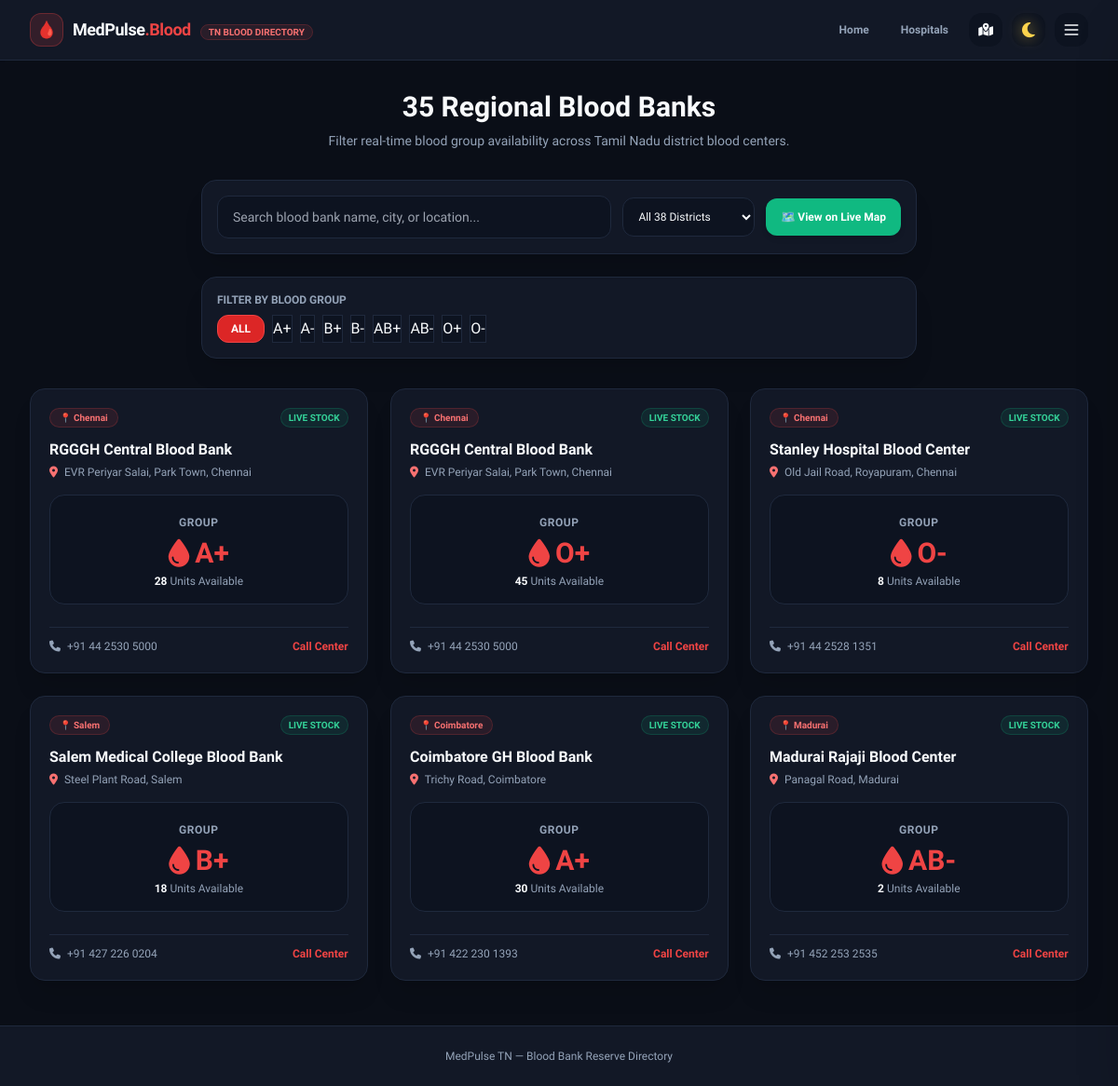
The page /blood_bank.php on the database its author committed.
### tables this page shows
CREATE TABLE IF NOT EXISTS `blood_bank` (
  `id` INT AUTO_INCREMENT PRIMARY KEY,
  `blood_bank_name` VARCHAR(255) NOT NULL,
  `district` VARCHAR(100) NOT NULL,
  `address` TEXT NOT NULL,
  `blood_group` VARCHAR(10) NOT NULL,
  `units` INT NOT NULL DEFAULT 0,
  `contact` VARCHAR(50) NOT NULL,
  `lat` DECIMAL(10, 8) NULL,
  `lon` DECIMAL(11, 8) NULL,
  `last_updated` TIMESTAMP DEFAULT CURRENT_TIMESTAMP ON UPDATE CURRENT_TIMESTAMP
);

### db_connect.php (called while the page is built, shortened)
<?php
$host = "localhost";
$username = "root";
$password = "";
$database = "medpulse_tn";
$conn = @new mysqli($host, $username, $password, $database);
if (!$conn->connect_error) {
    $db_connected = true;
} else {
    $db_connected = false;
}
?>

### blood_bank.php (the view, shortened to what this page needs)
<?php
include 'db_connect.php';
$blood_group = $_GET['blood_group'] ?? '';
$search_filter = $_GET['search'] ?? '';
$blood_list = [];
if ($db_connected) {
    $sql = "SELECT * FROM blood_bank WHERE 1=1";
    $stmt = $conn->prepare($sql);
    $stmt->execute();
    $result = $stmt->get_result();
    while ($row = $result->fetch_assoc()) {
        $blood_list[] = $row;
    }
}
?>
<!DOCTYPE html>
<html lang="en" class="dark">
<head>
  <script src="https://cdn.tailwindcss.com"></script>
  <link rel="stylesheet" href="https://cdnjs.cloudflare.com/ajax/libs/font-awesome/6.4.0/css/all.min.css" />
  <link rel="stylesheet" href="./styles.css" />
</head>
<body class="min-h-screen flex flex-col justify-between">
  <nav class="sticky top-0 z-40 border-b border-theme bg-card px-4 md:px-8 py-3.5 shadow-sm">
    <div class="max-w-7xl mx-auto flex items-center justify-between">
      <a href="index.php" class="flex items-center gap-2.5">
        <div class="w-9 h-9 rounded-xl bg-red-500/15 border border-red-500/30 flex items-center justify-center font-extrabold text-red-500 text-lg">🩸</div>
        <div>
          <span class="text-lg font-extrabold tracking-tight text-main">MedPulse<span class="text-red-500">.Blood</span></span>
          <span class="text-[10px] bg-red-500/10 text-red-400 px-2 py-0.5 rounded-full font-bold ml-1.5 border border-red-500/20">TN BLOOD DIRECTORY</span>
        </div>
      </a>
      <div class="flex items-center gap-2.5">
        <a href="index.php" class="text-xs font-semibold text-muted hover:text-red-400 px-3 py-1.5">Home</a>
        <a href="hospitals.php" class="text-xs font-semibold text-muted hover:text-red-400 px-3 py-1.5">Hospitals</a>
        <a href="map.php" title="Live Emergency GIS Map" class="w-9 h-9 icon-btn-reactive text-sm flex items-center justify-center">
          <i class="fa-solid fa-map-location-dot"></i>
        </a>
        <button onclick="toggleTheme()" title="Toggle Light/Dark Theme" class="w-9 h-9 icon-btn-reactive text-sm flex items-center justify-center">
          <span class="theme-icon-symbol"><i class="fa-solid fa-moon"></i></span>
        </button>
        <button onclick="openSidebar()" title="Open Menu Drawer" class="w-9 h-9 icon-btn-reactive text-sm">
          <svg class="w-5 h-5" fill="none" stroke="currentColor" viewBox="0 0 24 24">
            <path stroke-linecap="round" stroke-linejoin="round" stroke-width="2" d="M4 6h16M4 12h16M4 18h16"/>
          </svg>
        </button>
      </div>
    </div>
  </nav>
  <section class="px-4 md:px-8 pt-8 pb-12 max-w-7xl mx-auto w-full flex-grow">
    <div class="text-center max-w-3xl mx-auto mb-8">
      <h1 class="text-3xl font-extrabold text-main mb-2">35 Regional Blood Banks</h1>
      <p class="text-muted text-xs md:text-sm">Filter real-time blood group availability across Tamil Nadu district blood centers.</p>
    </div>
    <form method="GET" action="blood_bank.php" class="max-w-3xl mx-auto mb-8 space-y-4">
      <div class="bg-card border border-theme p-3 md:p-4 rounded-2xl shadow-xl flex flex-col sm:flex-row gap-3 items-stretch sm:items-center max-w-3xl mx-auto mb-6 anti-gravity-card">
        <input
          type="text"
          name="search"
          placeholder="Search blood bank name, city, or location..."
          class="w-full bg-input border border-theme text-main px-4 py-3 rounded-xl text-sm focus:outline-none focus:border-red-500 sm:flex-1"
          value="<?= htmlspecialchars($search_filter) ?>"
          onchange="this.form.submit()"
        />
        <select name="district" onchange="this.form.submit()" class="bg-input border border-theme text-main text-xs px-3 py-3 rounded-xl focus:outline-none focus:border-red-500">
          <option value="">All 38 Districts</option>
        </select>
        <a href="map.php" id="map-btn" onclick="redirectToMap(event, 'map.php')" class="map-btn bg-emerald-500 hover:bg-emerald-600 text-white font-bold text-xs px-4 py-3 rounded-xl shadow-md transition-all flex items-center justify-center gap-1.5 whitespace-nowrap shrink-0">
          🗺️ View on Live Map
        </a>
      </div>
      <div class="bg-card border border-theme p-4 rounded-2xl shadow-xl space-y-4 anti-gravity-card">
        <div>
          <label class="block text-xs font-semibold text-muted uppercase mb-2">Filter by Blood Group</label>
          <div class="flex flex-wrap gap-2">
            <button type="button" onclick="selectBloodGroupPHP('')" class="blood-pill <?= empty($blood_group) ? 'active px-3.5 py-1.5 rounded-xl text-xs font-bold border border-red-500 bg-red-600 text-white' : 'border border-theme bg-input text-main hover:border-red-500' ?> transition-all">ALL</button>
            <?php foreach (['A+', 'A-', 'B+', 'B-', 'AB+', 'AB-', 'O+', 'O-'] as $bg): ?>
              <button type="button" onclick="selectBloodGroupPHP('<?= $bg ?>')" class="blood-pill <?= ($blood_group == $bg) ? 'active px-3.5 py-1.5 rounded-xl text-xs font-bold border border-red-500 bg-red-600 text-white' : 'border border-theme bg-input text-main hover:border-red-500' ?> transition-all"><?= $bg ?></button>
            <?php endforeach; ?>
          </div>
        </div>
      </div>
    </form>
    <div class="grid grid-cols-1 md:grid-cols-2 lg:grid-cols-3 gap-6">
      <?php if (!empty($blood_list)): ?>
        <?php foreach ($blood_list as $row): ?>
          <div class="bg-card border border-theme rounded-2xl p-5 hover:border-red-500/40 transition-all shadow-xl flex flex-col justify-between anti-gravity-card">
            <div>
              <div class="flex items-center justify-between gap-2 mb-3">
                <span class="text-[10px] bg-red-500/10 text-red-400 px-2.5 py-0.5 rounded-full font-bold border border-red-500/20">
                  📍 <?= htmlspecialchars($row['district'] ?? 'Tamil Nadu') ?>
                </span>
                <span class="text-[10px] bg-emerald-500/10 text-emerald-400 px-2 py-0.5 rounded-full font-semibold border border-emerald-500/20">
                  LIVE STOCK
                </span>
              </div>
              <h3 class="font-extrabold text-main text-base mb-1">
                <?= htmlspecialchars($row['blood_bank_name'] ?? 'Blood Bank') ?>
              </h3>
              <p class="text-xs text-muted mb-4"><i class="fa-solid fa-location-dot text-red-400 me-1"></i> <?= htmlspecialchars($row['address'] ?? 'Address unavailable') ?></p>
              <div class="bg-input border border-theme rounded-2xl p-4 text-center my-2">
                <span class="text-xs text-muted uppercase font-bold tracking-wider">Group</span>
                <div class="text-3xl font-extrabold text-red-500 my-1 flex items-center justify-center gap-1.5">
                  <i class="fa-solid fa-droplet"></i> <?= htmlspecialchars($row['blood_group'] ?? 'N/A') ?>
                </div>
                <div class="text-xs font-bold text-main mt-1">
                  <?= htmlspecialchars($row['units'] ?? '0') ?> <span class="text-muted font-normal">Units Available</span>
                </div>
              </div>
            </div>
            <div class="pt-3 border-t border-theme flex items-center justify-between text-xs mt-4">
              <span class="text-muted"><i class="fa-solid fa-phone me-1"></i> <?= htmlspecialchars($row['contact'] ?? 'N/A') ?></span>
              <a href="tel:<?= htmlspecialchars($row['contact'] ?? '') ?>" class="text-red-500 font-bold hover:underline">Call Center</a>
            </div>
          </div>
        <?php endforeach; ?>
      <?php endif; ?>
    </div>
  </section>
  <footer class="border-t border-theme py-6 px-4 md:px-8 bg-card text-center text-xs text-muted">
    <p>MedPulse TN — Blood Bank Reserve Directory</p>
  </footer>
</body>
</html>

### styles.css (style rules this page uses)
:root { --bg-color: #0a0e17; --card-bg: #121826; --card-hover: #182032; --text-main: #f8fafc; --text-muted: #94a3b8; --border-color: #1f293d; --input-bg: #0d1320; }
body { background-color: var(--bg-color); color: var(--text-main); font-family: 'Plus Jakarta Sans', sans-serif; transition: background-color 0.3s ease, color 0.3s ease; }
.bg-card { background-color: var(--card-bg) !important; border-color: var(--border-color) !important; }
.bg-input { background-color: var(--input-bg) !important; color: var(--text-main) !important; border-color: var(--border-color) !important; }
.text-main { color: var(--text-main) !important; }
.text-muted { color: var(--text-muted) !important; }
.border-theme { border-color: var(--border-color) !important; }
.anti-gravity-card { transition: transform 0.4s cubic-bezier(0.34, 1.56, 0.64, 1), box-shadow 0.4s cubic-bezier(0.34, 1.56, 0.64, 1), border-color 0.3s ease; will-change: transform, box-shadow; }
.icon-btn-reactive { position: relative; display: inline-flex; align-items: center; justify-content: center; border-radius: 0.875rem; border: 1px solid var(--border-theme); background-color: var(--input-bg); color: var(--text-main); transition: transform 0.25s cubic-bezier(0.34, 1.56, 0.64, 1), background-color 0.2s ease, border-color 0.2s ease, box-shadow 0.25s ease, color 0.2s ease; will-change: transform, box-shadow; cursor: pointer; }
.icon-btn-reactive i { color: var(--text-main); transition: color 0.2s ease; }
.theme-icon-symbol { display: inline-flex !important; align-items: center !important; justify-content: center !important; }

### rows shown on the page
blood_bank: district "Chennai", blood_bank_name "RGGGH Central Blood Bank", address "EVR Periyar Salai, Park Town, Chennai", blood_group "A+", units "28", contact "+91 44 2530 5000"
blood_bank: district "Chennai", blood_bank_name "RGGGH Central Blood Bank", address "EVR Periyar Salai, Park Town, Chennai", blood_group "O+", units "45", contact "+91 44 2530 5000"
blood_bank: district "Chennai", blood_bank_name "Stanley Hospital Blood Center", address "Old Jail Road, Royapuram, Chennai", blood_group "O-", units "8", contact "+91 44 2528 1351"
blood_bank: district "Salem", blood_bank_name "Salem Medical College Blood Bank", address "Steel Plant Road, Salem", blood_group "B+", units "18", contact "+91 427 226 0204"
blood_bank: district "Coimbatore", blood_bank_name "Coimbatore GH Blood Bank", address "Trichy Road, Coimbatore", blood_group "A+", units "30", contact "+91 422 230 1393"
blood_bank: district "Madurai", blood_bank_name "Madurai Rajaji Blood Center", address "Panagal Road, Madurai", blood_group "AB-", units "2", contact "+91 452 253 2535"

### other values the page prints
$bg "A+"
$bg "A-"
$bg "B+"
$bg "B-"
$bg "AB+"
$bg "AB-"
$bg "O+"
$bg "O-"
